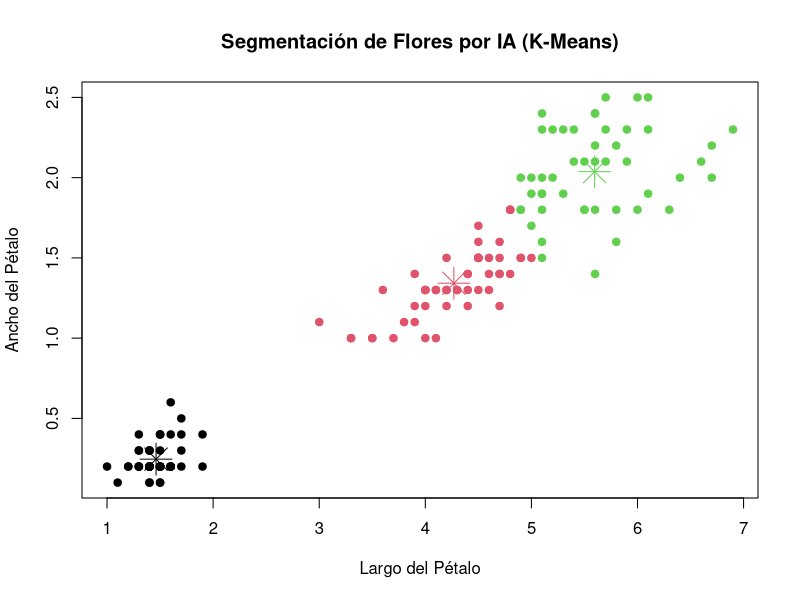

This chart was generated by the following R code:
# 1. Cargamos el dataset y seleccionamos solo las columnas de los pétalos (Largo y Ancho)
datos_flores <- iris[, 3:4]

# 2. Fijamos una "semilla" para que la matemática aleatoria inicial nos dé el mismo resultado siempre
set.seed(123)

# 3. Entrenamos el modelo K-Means pidiéndole que agrupe la información en 3 clústeres
modelo_agrupamiento <- kmeans(datos_flores, centers = 3)

# 4. Imprimimos el resultado para ver el tamaño de cada grupo
print("Cantidad de flores asignadas a cada clúster:")
print(modelo_agrupamiento$size)


# 5. Preparamos un archivo de imagen (lienzo en blanco)
png("grafico_flores.png", width = 800, height = 600)

# 6. Dibujamos el plano cartesiano coloreando según los 3 clústeres
plot(datos_flores$Petal.Length, datos_flores$Petal.Width,
     col = modelo_agrupamiento$cluster,
     pch = 19, # Usa puntos circulares sólidos
     main = "Segmentación de Flores por IA (K-Means)",
     xlab = "Largo del Pétalo",
     ylab = "Ancho del Pétalo")

# 7. Marcamos los "centros de gravedad" de cada grupo con una estrella
points(modelo_agrupamiento$centers, col = 1:3, pch = 8, cex = 3)

# 8. Guardamos la imagen y cerramos el renderizador
dev.off()
